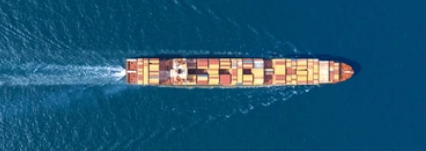
#> input picture docs/sub_python/leg_pycodes/image_for_plot.png, 426 x 151 px, found by its file name
$ python add_image_to_polar_plot.py
#> lines starting #> are read from the running program, lines starting #| are printed output that depends on the picture
# Third party imports
import matplotlib.pyplot as plt  # noqa
import numpy as np
from matplotlib.offsetbox import AnnotationBbox, OffsetImage
from PIL import Image


def add_image_to_polar_plot(image_path, transparency):
    """
    Add an image to a polar plot

    """
#> called with transparency = 0.3
    im = Image.open(image_path)
#> im is the input picture: PIL image 426x151 RGB; mean R, G, B 26.8, 84.8, 114.9

    # Convert image to an array and set transparency
    im_array = np.array(im.convert("RGBA"))
    im_array[:, :, 3] = (im_array[:, :, 3].astype(float) * transparency).astype(
        np.uint8
    )
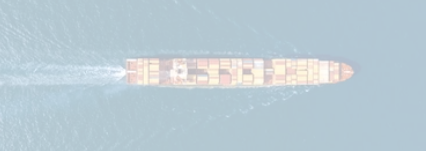
#> im_array: shape (151, 426, 4); mean R, G, B, A 26.8, 84.8, 114.9, 76; transparent parts drawn white

    fig, ax = plt.subplots(subplot_kw={"projection": "polar"})

    theta_center = np.pi
    r_center = 1.5
    zoom_factor = 0.5

    image_box = OffsetImage(im_array, zoom=zoom_factor)

    ab = AnnotationBbox(
        image_box, (theta_center, r_center), frameon=False, xycoords="polar"
    )

    ax.add_artist(ab)

    theta = np.linspace(0, 2 * np.pi, 100)
    r = 2 + np.sin(theta)
    ax.plot(theta, r, color="blue", linewidth=2)

    # Set limits for the radial axis
    ax.set_ylim(0, 3)  # this is optional , because it will effect existing polar plot

    plt.savefig("docs/leg_pycodes/add_image_to_polar_plot.png")
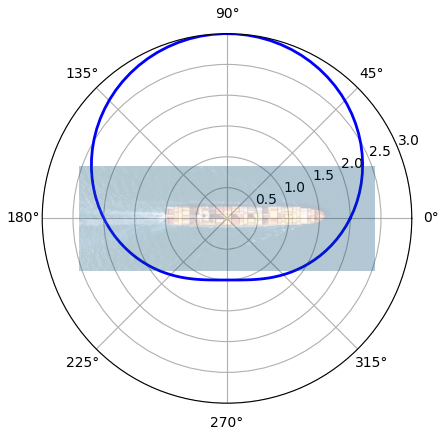
#> figure drawn by matplotlib, 1 panel; curve peaks at x = 1.59, y = 3


image_path = r"C:\github\assetutilities\docs\leg_pycodes\image_for_plot.png"
transparency = 0.3

add_image_to_polar_plot(image_path, transparency)
